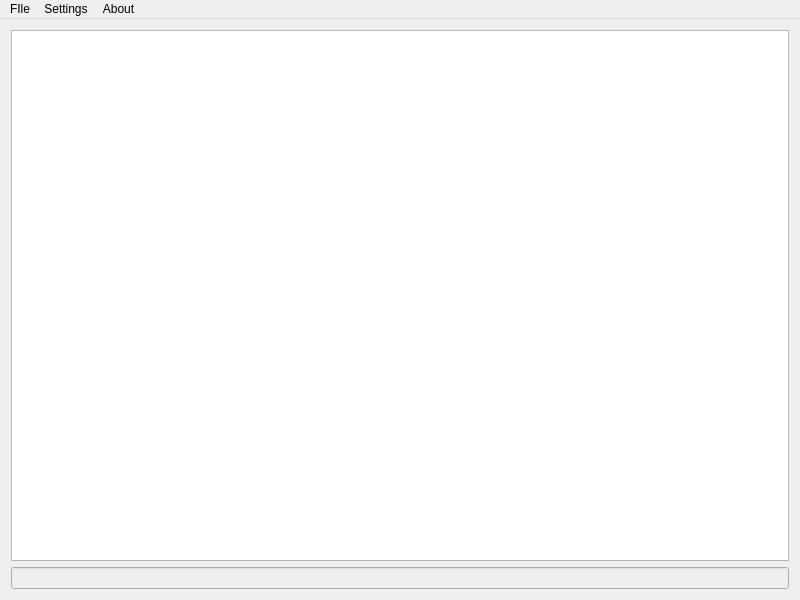
<?xml version="1.0" encoding="UTF-8"?>
<ui version="4.0">
 <class>GrogMainWindow</class>
 <widget class="QMainWindow" name="GrogMainWindow">
  <property name="geometry">
   <rect>
    <x>0</x>
    <y>0</y>
    <width>800</width>
    <height>600</height>
   </rect>
  </property>
  <property name="windowTitle">
   <string>GrogMainWindow</string>
  </property>
  <widget class="QWidget" name="centralWidget">
   <layout class="QVBoxLayout" name="verticalLayout">
    <item>
     <widget class="QTextEdit" name="textEdit">
      <property name="font">
       <font>
        <family>Monospace</family>
        <italic>true</italic>
       </font>
      </property>
      <property name="contextMenuPolicy">
       <enum>Qt::CustomContextMenu</enum>
      </property>
      <property name="readOnly">
       <bool>true</bool>
      </property>
     </widget>
    </item>
    <item>
     <widget class="QLineEdit" name="lineEdit">
      <property name="enabled">
       <bool>false</bool>
      </property>
     </widget>
    </item>
   </layout>
  </widget>
  <widget class="QMenuBar" name="menuBar">
   <property name="geometry">
    <rect>
     <x>0</x>
     <y>0</y>
     <width>800</width>
     <height>19</height>
    </rect>
   </property>
   <widget class="QMenu" name="menuFIle">
    <property name="title">
     <string>FIle</string>
    </property>
    <addaction name="separator"/>
    <addaction name="actionSaveCurrentToolOptions"/>
    <addaction name="actionSaveAllToolsOptions"/>
    <addaction name="actionExit"/>
   </widget>
   <widget class="QMenu" name="menuSettings">
    <property name="title">
     <string>Settings</string>
    </property>
    <addaction name="actionSettings"/>
   </widget>
   <widget class="QMenu" name="menuAbout">
    <property name="title">
     <string>About</string>
    </property>
    <addaction name="actionAboutGROG"/>
    <addaction name="actionAboutQt"/>
   </widget>
   <addaction name="menuFIle"/>
   <addaction name="menuSettings"/>
   <addaction name="menuAbout"/>
  </widget>
  <action name="actionExit">
   <property name="text">
    <string>Exit</string>
   </property>
  </action>
  <action name="actionSettings">
   <property name="text">
    <string>Global Settings</string>
   </property>
  </action>
  <action name="actionAboutGROG">
   <property name="text">
    <string>About GROG</string>
   </property>
  </action>
  <action name="actionAboutQt">
   <property name="text">
    <string>About Qt</string>
   </property>
  </action>
  <action name="actionSaveAllToolsOptions">
   <property name="text">
    <string>Save All Tools Options</string>
   </property>
  </action>
  <action name="actionSaveCurrentToolOptions">
   <property name="text">
    <string>Save Current Tool Options</string>
   </property>
  </action>
 </widget>
 <layoutdefault spacing="6" margin="11"/>
 <resources/>
 <connections/>
</ui>
